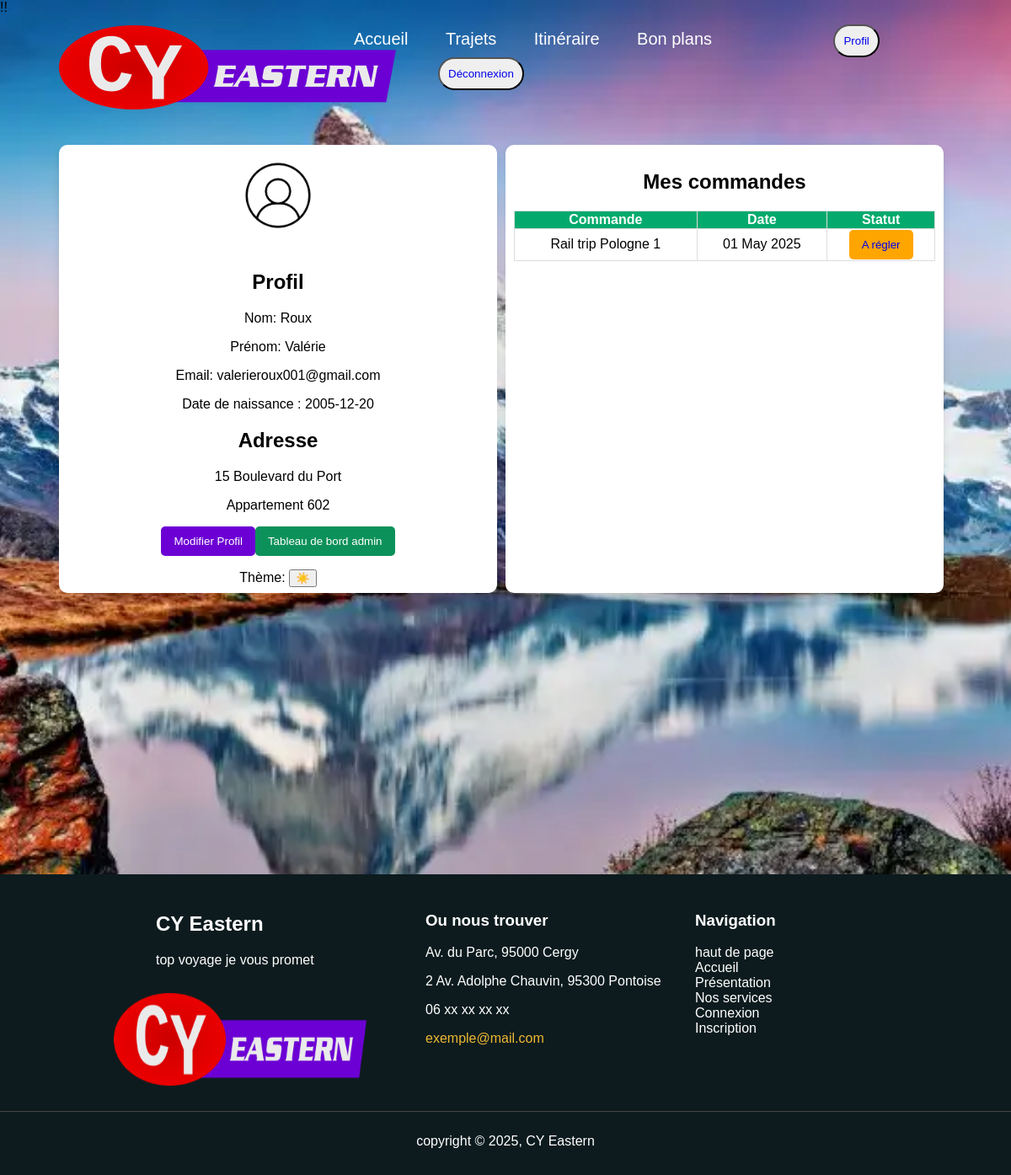
The page /profil.php (signed in) on the database as committed earlier.
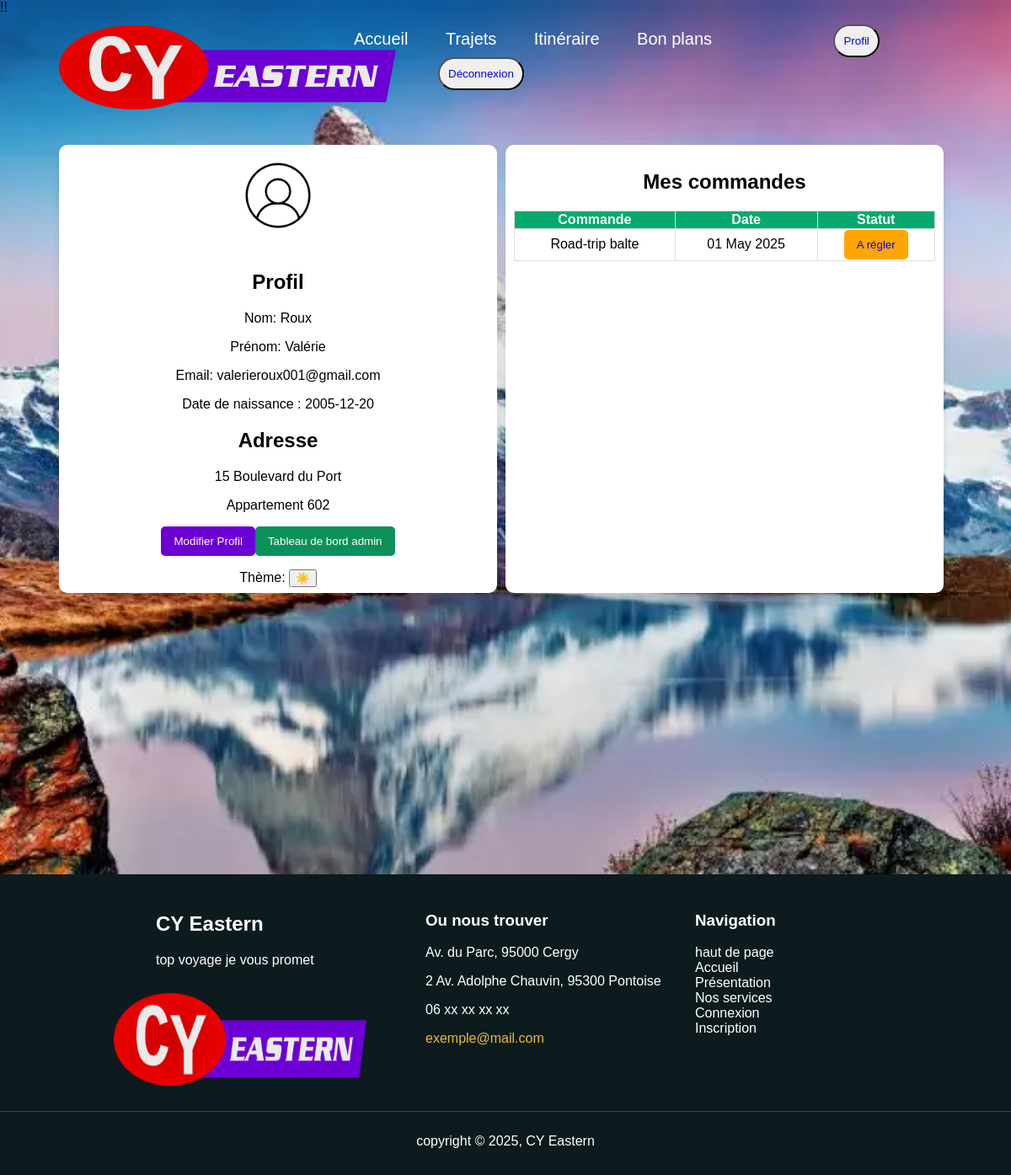
The same page on the database as committed later.
### tables this page shows
CREATE TABLE `commandes` (
  `id` int(11) NOT NULL,
  `idCompte` int(11) NOT NULL,
  `idVoyage` int(11) NOT NULL,
  `nVoyageurs` int(11) NOT NULL,
  `debut` date NOT NULL,
  `total` int(11) NOT NULL,
  `paye` tinyint(1) NOT NULL,
  `creation` timestamp NOT NULL DEFAULT current_timestamp()
);

CREATE TABLE `voyage` (
  `id` int(11) NOT NULL,
  `titre` varchar(39) NOT NULL,
  `duree` tinyint(4) NOT NULL,
  `etapes` tinyint(4) NOT NULL,
  `transport` varchar(24) NOT NULL,
  `maxi` tinyint(4) NOT NULL,
  `prix` smallint(6) NOT NULL,
  `statut` tinyint(1) NOT NULL,
  `description` text NOT NULL
);

### api/linkDB.php (called while the page is built, shortened)
<?php
$linkDB = mysqli_connect("mariadb","valerie","meilleursite2025","clickjourney");
$voyageQuery = "SELECT * FROM voyage ORDER BY id";
$voyageResult = mysqli_query($linkDB, $voyageQuery);
$voyage = array();
while ($row = mysqli_fetch_assoc($voyageResult)) {
    $voyage[$row['id']] = $row;
}
$commandes = array();
if(isset($_SESSION['id'])) {
    $commandesQuery = "SELECT * FROM commandes WHERE idCompte='{$_SESSION['id']}'";
    $commandesResult = mysqli_query($linkDB, $commandesQuery);
    while ($row = mysqli_fetch_assoc($commandesResult)) {
        $commandes[$row['id']] = $row;
    }
}

### profil.php (the view, shortened to what the changed rows need)
<?php
include 'api/linkDB.php';
?>
<?php
$theme = $_COOKIE['theme'] ?? 'style';
$fiche = ($theme === 'sombre') ? 'sombre.css' : 'style.css';
?>
<!DOCTYPE html>
<html lang="fr">
<head>
    <link id="css" rel="stylesheet" type="text/css" href="<?= htmlspecialchars($fiche)?>">
    <link rel="stylesheet" type="text/css" href="style.css">!!
</head>
<body id="haut">
<div>
    <div class="section_accueil">
        <section class="profil">
            <div class="profil-elmt">
                <h1>Profil</h1>
                <h2>Adresse</h2>
            </div>
        </section>
        <section class="profil">
            <div class="profil-elmt">
                <h1>Mes commandes</h1>
                <div class="liste-commandes">
                    <table class="tableau-commandes">
                        <thead>
                        <tr>
                           <th>Commande</th>
                            <th>Date</th>
                            <th>Statut</th>
                        </tr>
                        </thead>
                    <?php
                    if(isset($commandes[0])) {
                        echo "<tr><td colspan='3' style='text-align: left'>Aucune commande</td></tr>";
                    } else {
                        foreach ($commandes as $commande) {
                            $creation = new DateTime($commande['debut']);
                            echo "<tr><td>" . $voyage[$commande['idVoyage']]['titre'] . "</td><td>" . date('d F Y', $creation->getTimestamp()) . "</td>";
                            if ($commande['paye']) {
                                echo '<td><button class="commandeconfirmee"><a >Confirmée</a></button></td></tr>';
                            } else {
                                echo '<td><button class="commandeimpayee"><a  href="recapitulatif.php?commande=' . $commande['id'] . '">A régler</a></button></td></tr>';
                            }
                        }
                    }   ?>
                    </table>
                </div>
            </div>
        </section>
    </div>
    <footer>
        <div class="contenu">
            <div class="logo">
                <h2>CY Eastern</h2>
            </div>
        </div>
    </footer>
</body>
</html>

Rows that differ between the two databases and show on the page:
changed through a linked row, commandes: idVoyage.titre "Rail trip Pologne 1" → "Road-trip balte"
